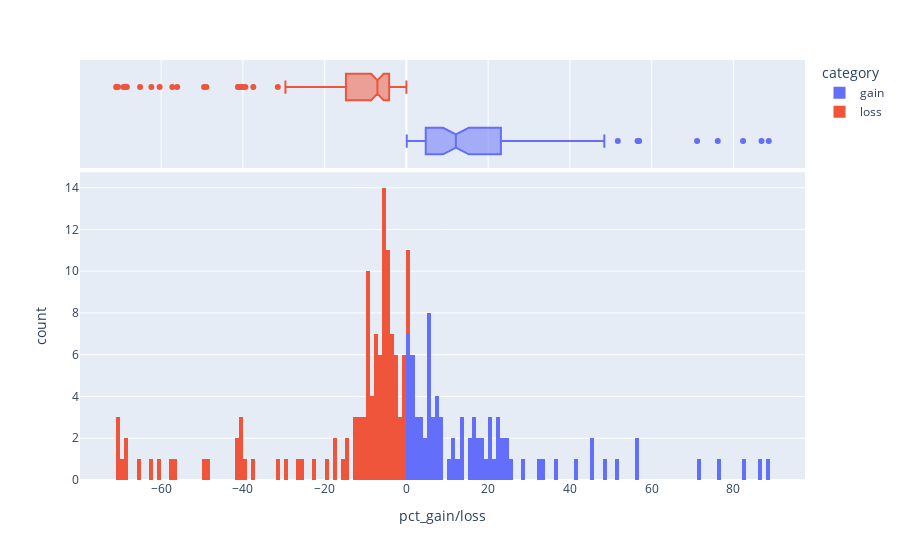

The code cell stored with this chart in its notebook:
### Code cell
fig = px.histogram(
        less_than_100_pct, x="pct_gain/loss",
        marginal='box', color='category',
        hover_data=less_than_100_pct.columns,
        nbins=200)

fig.show()

### Figure 1 — Plotly figure (JSON) as saved in the notebook; plotly's stock layout.template omitted (floating-point values rounded to 4 significant figures; data arrays with more than 128 entries replaced by an {"elided": "..."} marker saying what was removed)
{"data": [{"alignmentgroup": "True", "bingroup": "x", "hoverlabel": {"namelength": 0}, "hovertemplate": "category=gain<br>pct_gain/loss=%{x}<br>count=%{y}", "legendgroup": "gain", "marker": {"color": "#636efa"}, "name": "gain", "nbinsx": 200, "offsetgroup": "gain", "orientation": "v", "showlegend": true, "type": "histogram", "x": [12.45, 5.34, 5.78, 33.59, 18.02, 51.72, 1.9, 1.94, 11.3, 23.91, 41.05, 88.65, 36.84, 48.42, 6.22, 1.34, 6.51, 13.86, 8.7, 5.01, 71.12, 15.27, 17.55, 45.8, 86.88, 56.55, 11.78, 7.58, 2.53, 45.05, 82.36, 0.11, 17.83, 5.04, 2.9, 0.24, 7.21, 8.99, 25.26, 28.84, 23.3, 16.76, 15.76, 13.21, 3.64, 13.04, 5.98, 5.2, 56.94, 8.43, 1.12, 7.18, 5, 7.45, 0.47, 3.53, 3.31, 0.09, 0.59, 32.14, 16.27, 0.6, 1.34, 10.28, 22.38, 0.86, 76.17, 16.05, 18.37, 6, 2.79, 19.04, 22.94, 20.91, 4.06, 20.88, 4.47, 21.95, 20.91, 1.64, 24.68, 24.71, 22.6, 5.57], "xaxis": "x", "yaxis": "y"}, {"alignmentgroup": "True", "customdata": {"elided": "84x12 mixed values"}, "hoverlabel": {"namelength": 0}, "hovertemplate": "category=%{customdata[10]}<br>pct_gain/loss=%{customdata[9]}<br>symbol=%{customdata[0]}<br>quantity=%{customdata[1]}<br>opening_date=%{customdata[2]}<br>cost/share=%{customdata[3]}<br>total_cost=%{customdata[4]}<br>closing_date=%{customdata[5]}<br>price/share=%{customdata[6]}<br>proceeds=%{customdata[7]}<br>gain=%{customdata[8]}<br>days_held=%{customdata[11]}", "legendgroup": "gain", "marker": {"color": "#636efa"}, "name": "gain", "notched": true, "offsetgroup": "gain", "showlegend": false, "type": "box", "x": [12.45, 5.34, 5.78, 33.59, 18.02, 51.72, 1.9, 1.94, 11.3, 23.91, 41.05, 88.65, 36.84, 48.42, 6.22, 1.34, 6.51, 13.86, 8.7, 5.01, 71.12, 15.27, 17.55, 45.8, 86.88, 56.55, 11.78, 7.58, 2.53, 45.05, 82.36, 0.11, 17.83, 5.04, 2.9, 0.24, 7.21, 8.99, 25.26, 28.84, 23.3, 16.76, 15.76, 13.21, 3.64, 13.04, 5.98, 5.2, 56.94, 8.43, 1.12, 7.18, 5, 7.45, 0.47, 3.53, 3.31, 0.09, 0.59, 32.14, 16.27, 0.6, 1.34, 10.28, 22.38, 0.86, 76.17, 16.05, 18.37, 6, 2.79, 19.04, 22.94, 20.91, 4.06, 20.88, 4.47, 21.95, 20.91, 1.64, 24.68, 24.71, 22.6, 5.57], "xaxis": "x2", "yaxis": "y2"}, {"alignmentgroup": "True", "bingroup": "x", "hoverlabel": {"namelength": 0}, "hovertemplate": "category=loss<br>pct_gain/loss=%{x}<br>count=%{y}", "legendgroup": "loss", "marker": {"color": "#EF553B"}, "name": "loss", "nbinsx": 200, "offsetgroup": "loss", "orientation": "v", "showlegend": true, "type": "histogram", "x": [-9.67, -9.49, -31.46, -40.38, -14.79, -9.71, -12.8, -11.39, -10.66, -9.83, -9.78, -3.11, -4.2, -17.36, -5.85, -4.38, -8.88, -2.53, -14.2, -9.55, -4.63, -8.12, -8.16, -5.04, -68.73, -6.82, -29.59, -4.09, -6.95, -0.94, -6.04, -6.22, -5.53, -5.96, -12.4, -7.02, -22.78, -0.98, 0, -3.76, 0, -2.26, -4.83, -10.58, -17.33, -2.59, -3.64, -1, -9.81, -12.36, -5.89, -5.95, -5.88, -0.57, -0.06, -5.3, -40.78, -25.06, -1.85, -3.14, -70.98, -57.26, -56.07, -41.17, -41.16, -49.49, -60.36, -62.39, -68.38, -69.2, -70.55, -70.9, -65.15, -40.06, -3.44, -0.63, -7.87, -1.17, -2.9, -5.38, -5.49, -7.08, -7.48, -8.54, -7.97, -7.94, -2.23, -15.74, -5.68, -19.31, -9.78, -9.17, -6.04, -10.12, -48.94, -4.28, -3.09, -7.1, -2.77, -3.29, -9.1, -39.4, -37.45, -26.55, -4.03, -4.22, -4.38, -11.68, -11.68, -4.53, -5.67, -1.74, -5.95, -4.43, 0, 0, -5.4, -6.22], "xaxis": "x", "yaxis": "y"}, {"alignmentgroup": "True", "customdata": {"elided": "118x12 mixed values"}, "hoverlabel": {"namelength": 0}, "hovertemplate": "category=%{customdata[10]}<br>pct_gain/loss=%{customdata[9]}<br>symbol=%{customdata[0]}<br>quantity=%{customdata[1]}<br>opening_date=%{customdata[2]}<br>cost/share=%{customdata[3]}<br>total_cost=%{customdata[4]}<br>closing_date=%{customdata[5]}<br>price/share=%{customdata[6]}<br>proceeds=%{customdata[7]}<br>gain=%{customdata[8]}<br>days_held=%{customdata[11]}", "legendgroup": "loss", "marker": {"color": "#EF553B"}, "name": "loss", "notched": true, "offsetgroup": "loss", "showlegend": false, "type": "box", "x": [-9.67, -9.49, -31.46, -40.38, -14.79, -9.71, -12.8, -11.39, -10.66, -9.83, -9.78, -3.11, -4.2, -17.36, -5.85, -4.38, -8.88, -2.53, -14.2, -9.55, -4.63, -8.12, -8.16, -5.04, -68.73, -6.82, -29.59, -4.09, -6.95, -0.94, -6.04, -6.22, -5.53, -5.96, -12.4, -7.02, -22.78, -0.98, 0, -3.76, 0, -2.26, -4.83, -10.58, -17.33, -2.59, -3.64, -1, -9.81, -12.36, -5.89, -5.95, -5.88, -0.57, -0.06, -5.3, -40.78, -25.06, -1.85, -3.14, -70.98, -57.26, -56.07, -41.17, -41.16, -49.49, -60.36, -62.39, -68.38, -69.2, -70.55, -70.9, -65.15, -40.06, -3.44, -0.63, -7.87, -1.17, -2.9, -5.38, -5.49, -7.08, -7.48, -8.54, -7.97, -7.94, -2.23, -15.74, -5.68, -19.31, -9.78, -9.17, -6.04, -10.12, -48.94, -4.28, -3.09, -7.1, -2.77, -3.29, -9.1, -39.4, -37.45, -26.55, -4.03, -4.22, -4.38, -11.68, -11.68, -4.53, -5.67, -1.74, -5.95, -4.43, 0, 0, -5.4, -6.22], "xaxis": "x2", "yaxis": "y2"}], "layout": {"barmode": "relative", "legend": {"title": {"text": "category"}, "tracegroupgap": 0}, "margin": {"t": 60}, "xaxis": {"anchor": "y", "domain": [0, 1], "title": {"text": "pct_gain/loss"}}, "xaxis2": {"anchor": "y2", "domain": [0, 1], "matches": "x", "showgrid": true, "showticklabels": false}, "yaxis": {"anchor": "x", "domain": [0, 0.7326], "title": {"text": "count"}}, "yaxis2": {"anchor": "x2", "domain": [0.7426, 1], "matches": "y2", "showgrid": false, "showline": false, "showticklabels": false, "ticks": ""}}}
